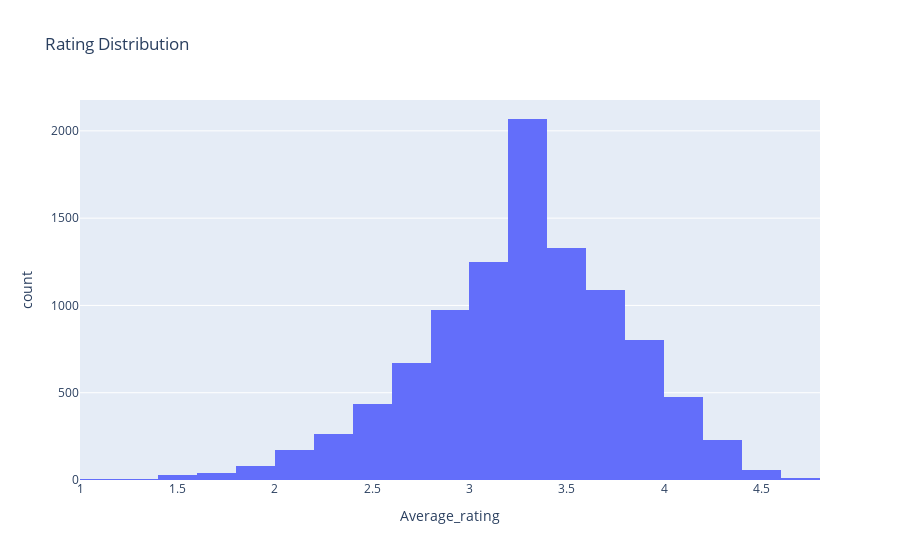

Write notebook code for a chart like this one.
### Code cell
px.histogram(df, x='Average_rating', nbins=30, title='Rating Distribution')

### Figure 1 — Plotly figure (JSON) as saved in the notebook; plotly's stock layout.template omitted (floating-point values rounded to 4 significant figures; data arrays with more than 128 entries replaced by an {"elided": "..."} marker saying what was removed)
{"data": [{"bingroup": "x", "hovertemplate": "Average_rating=%{x}<br>count=%{y}<extra></extra>", "legendgroup": "", "marker": {"color": "#636efa", "pattern": {"shape": ""}}, "name": "", "nbinsx": 30, "orientation": "v", "showlegend": false, "type": "histogram", "x": {"elided": "10000 float values"}, "xaxis": "x", "yaxis": "y"}], "layout": {"barmode": "relative", "legend": {"tracegroupgap": 0}, "title": {"text": "Rating Distribution"}, "xaxis": {"anchor": "y", "domain": [0, 1], "title": {"text": "Average_rating"}}, "yaxis": {"anchor": "x", "domain": [0, 1], "title": {"text": "count"}}}}
